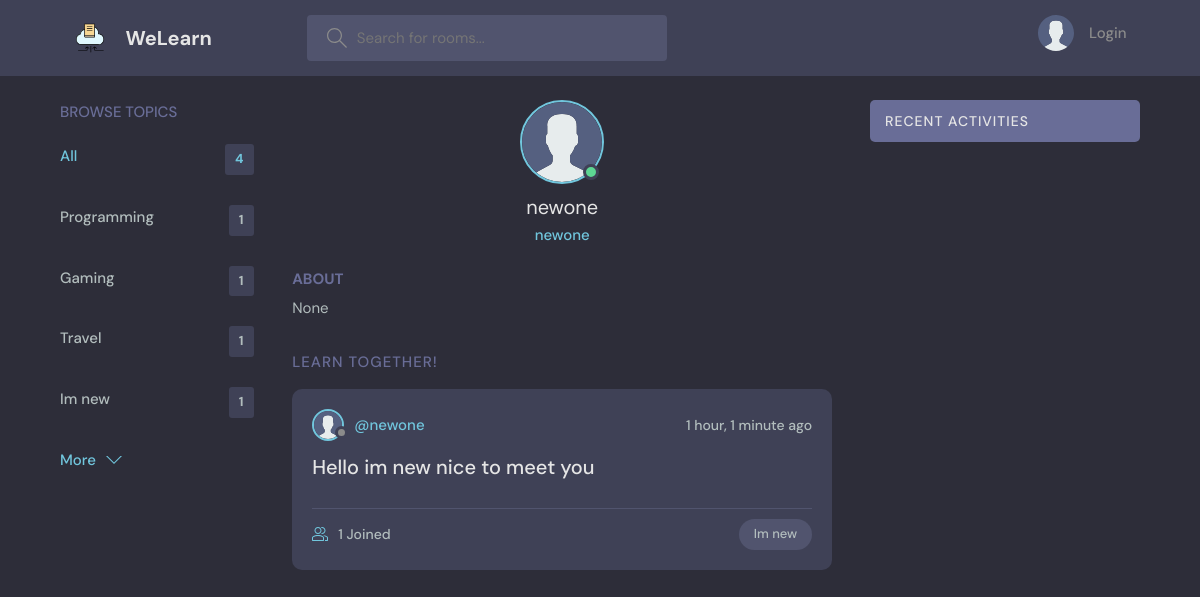
The page /profile/4/ on the database its author committed.
### base/models.py (models this page shows, shortened)
class Topic(models.Model):
    name = models.CharField(max_length=100)

class User(AbstractUser):
    name = models.CharField(max_length=200, null=True)
    email = models.EmailField(null= True, unique=True)
    bio = models.TextField(null=True)
    avatar = models.ImageField(null=True, default="avatar.svg")
    USERNAME_FIELD = 'email'
    REQUIRED_FIELDS = []

class Room(models.Model):
    host = models.ForeignKey(User, on_delete=models.SET_NULL, null= True)
    topic = models.ForeignKey(Topic, on_delete=models.SET_NULL, null= True)
    name = models.CharField(max_length = 200)
    description = models.TextField(null=True, blank= True)
    participants = models.ManyToManyField(User, related_name='participants', blank=True)
    updated = models.DateTimeField(auto_now=True)
    created = models.DateTimeField(auto_now_add=True)
    class Meta:
        ordering = ['-updated','-created']

### base/views.py (the view)
# urls.py: path('profile/<str:pk>/', views.userProfile, name="user-profile"),
def userProfile(request, pk):
    user= User.objects.get(id=pk)
    rooms = user.room_set.all()
    room_messages = user.message_set.all()
    topics = Topic.objects.all()
    context= {'user':user, 'rooms':rooms, 'room_messages':room_messages, 'topics':topics}
    return render(request, 'base/profile.html', context)

### base/templates/base/profile.html (shortened to what this page needs)
{% extends 'main.html' %}
{% block content %}
<!DOCTYPE html>
<html lang="en">
  <main class="profile-page layout layout--3">
    <div class="container">
      {% include 'base/topics_component.html' %}
      <div class="roomList">
        <div class="profile">
          <div class="profile__avatar">
            <div class="avatar avatar--large active">
              <img src="{{user.avatar.url}}" />
            </div>
          </div>
          <div class="profile__info">
            <h3>{{user.username}}</h3>
            <p>{{user.username}}</p>
          </div>
          <div class="profile__about">
            <h3>About</h3>
            <p>
              {{user.bio}}
            </p>
          </div>
        </div>
        <div class="roomList__header">
          <div>
            <h2>Learn Together!</a>
            </h2>
          </div>
        </div>
        {% include 'base/feed_component.html' %}
      </div>
      {% include 'base/activity_component.html' %}
    </div>
  </main>
{% endblock content %}

### base/templates/base/topics_component.html
<div class="topics">
    <div class="topics__header">
      <h2>Browse Topics</h2>
    </div>
    <ul class="topics__list">
      <li>
        <a href="{% url 'home' %}" class="active">All <span>{{topics.count}}</span></a>
      </li>
      {% for topic in topics %}
      <li>
        <a href="{% url 'home' %}?q={{topic.name}}">{{topic.name}}<span>{{topic.room_set.all.count}}</span></a>
      </li>
      {% endfor %}
    </ul>
    <a class="btn btn--link" href="{% url 'topics' %}">
      More
      <svg version="1.1" xmlns="http://www.w3.org/2000/svg" width="32" height="32" viewBox="0 0 32 32">
        <title>chevron-down</title>
        <path d="M16 21l-13-13h-3l16 16 16-16h-3l-13 13z"></path>
      </svg>
    </a>
  </div>

### base/templates/base/feed_component.html (shortened to what this page needs)
{% for room in rooms %}
<div class="roomListRoom">
    <div class="roomListRoom__header">
        <a href="{% url 'user-profile' room.host.id %}" class="roomListRoom__author">
            <div class="avatar avatar--small">
                <img src="{{room.host.avatar.url}}" />
            </div>
            <span>@{{room.host.username}}</span>
        </a>
        <div class="roomListRoom__actions">
            <span>{{room.created|timesince}} ago</span>
        </div>
    </div>
    <div class="roomListRoom__content">
        <a href="{% url 'room' room.id %}">{{room.name}}</a>
    </div>
    <div class="roomListRoom__meta">
        <a href="{% url 'room' room.id %}" class="roomListRoom__joined">
            {{room.participants.all.count}} Joined
        </a>
        <p class="roomListRoom__topic">{{room.topic.name}}</p>
    </div>
</div>
{% endfor %}

### rows shown on the page
Topic: name "Programming", room_set.all.count "1"
Topic: name "Gaming", room_set.all.count "1"
Topic: name "Travel", room_set.all.count "1"
Topic: name "Im new", room_set.all.count "1"
User: avatar (placeholder picture), username "newone", bio "None"
Room: host.avatar (placeholder picture), host.username "newone", created "1 hour, 1 minute", name "Hello im new nice to meet you", participants.all.count "1", topic.name "Im new"

### other values the page prints
{{ topics.count }} "4"
